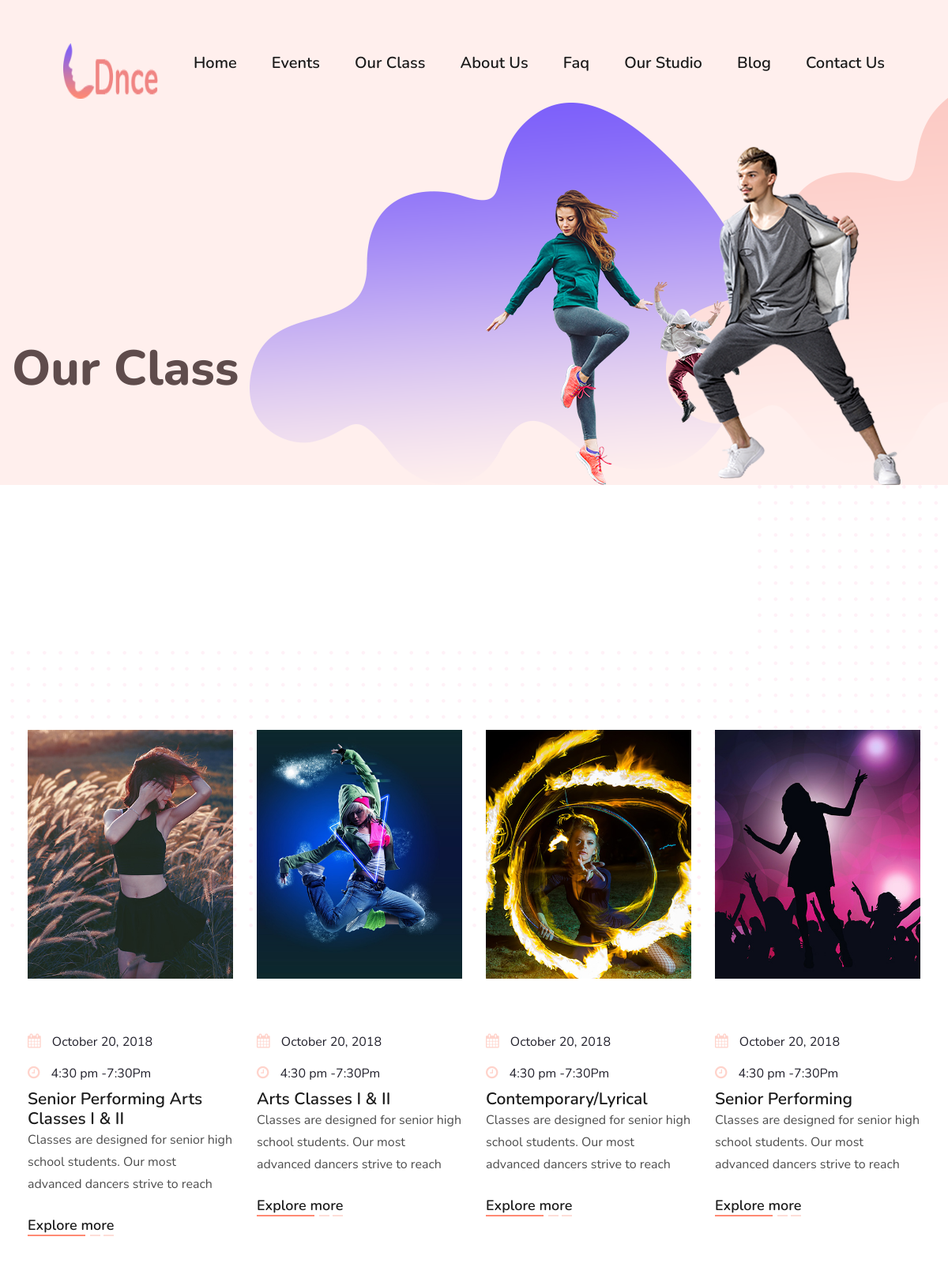
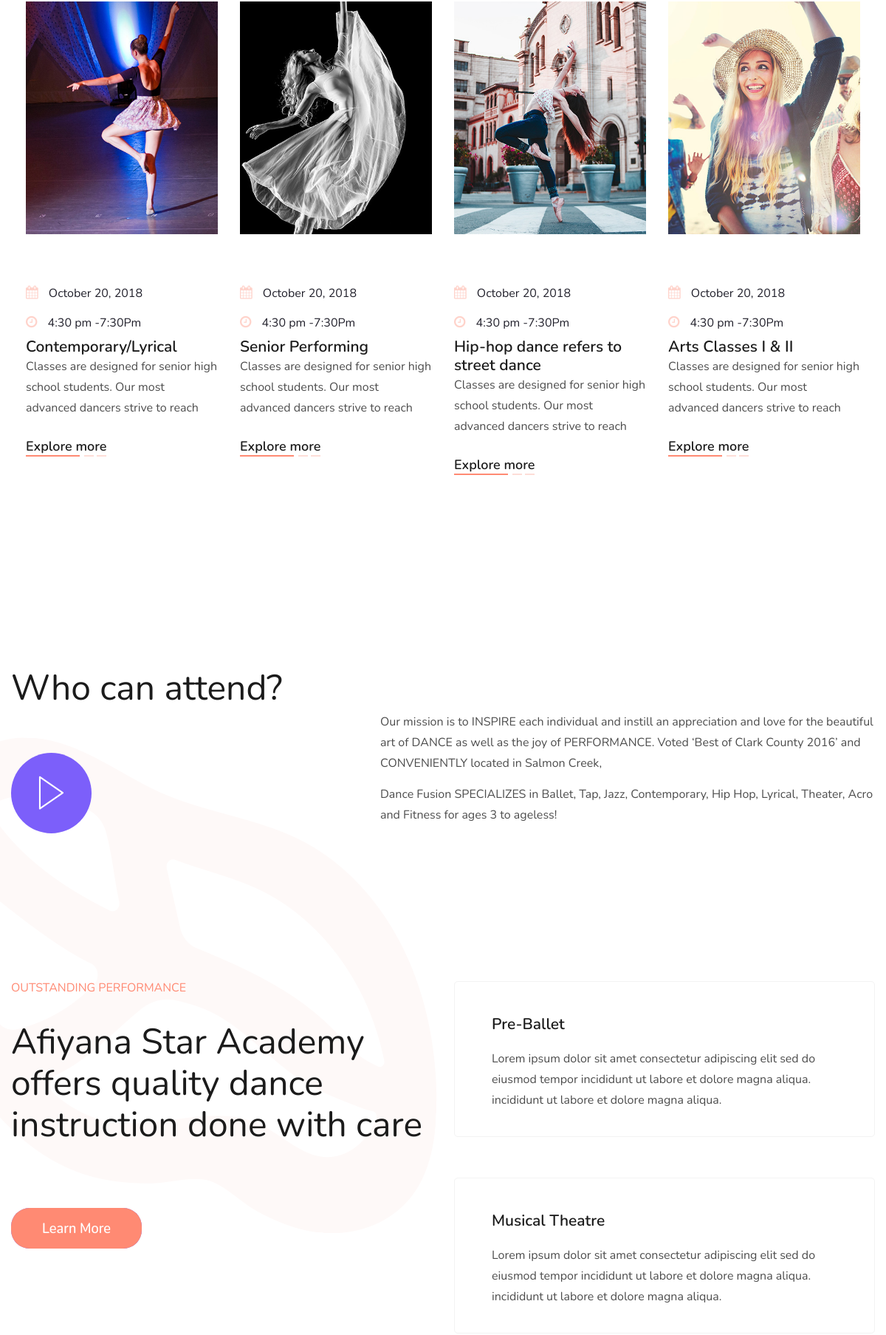
The page /Front/our_class (upper part) on the database its author committed (2 pictures, top to bottom).
### tables this page shows
CREATE TABLE `banner` (
  `id` int(11) NOT NULL,
  `logo` varchar(255) NOT NULL,
  `heading` varchar(255) NOT NULL,
  `paragraph` varchar(255) NOT NULL,
  `video` varchar(255) NOT NULL,
  `image` varchar(255) NOT NULL,
  `logo_2` varchar(200) NOT NULL
);

CREATE TABLE `classes` (
  `id` int(11) NOT NULL,
  `title` varchar(255) NOT NULL,
  `photo` varchar(255) NOT NULL,
  `details` varchar(255) NOT NULL,
  `video` varchar(255) NOT NULL
);

### application/controllers/Front.php (called while the page is built, shortened)
<?php
class Front extends CI_Controller {
	public function our_class($id=NULL)
	{
		$data['classes']=$this->Dry_model->fetchAll('classes','*',NULL,NULL);
		$data['banner']=$this->Dry_model->find('banner','*',NULL,NULL);
		$this->load->view('our_class',$data);
	}
}

### index.php (called while the page is built, shortened)
<?php
require_once BASEPATH.'core/CodeIgniter.php';

### application/models/Dry_model.php (called while the page is built, shortened)
<?php
class Dry_model extends CI_Model {
	public function fetchAll($table,$data,$join=NULL,$where=NULL,$order=NULL,$group_by=NULL,$limit=NULL)
	{
		$this->db->select($data)
		->from($table);
		return $this->db->get()->result();
	}
	public function find($table,$data,$join=NULL,$where=NULL)
	{
		$this->db->select($data)
		->from($table);
		return $this->db->get()->row();
	}
}

### application/views/our_class.php (the view, shortened to what this page needs)
<!DOCTYPE html>
<html lang="en">
<?php $this->load->view('header', FALSE); ?>
	<body>
		<div class="main-page-wrapper">
<div class="top-header-section">
				<header class="theme-main-menu dark-color clearfix">
				  <?php $this->load->view('left_menu') ?>
				</header>
			</div>
			<div class="theme-inner-banner">
				<img src="<?php echo base_url()?>asset/images/shape/14.png" alt="" class="shape-one">
				<img src="<?php echo base_url()?>asset/images/shape/16.png" alt="" class="shape-three">
				<div class="container">
					<h2 class="title">Our Class</h2>
				</div>
			</div>
			<div class="section-spacing our-classes">
				<div class="main-container">
					<div class="row">
						<?php foreach ($classes as $k ) { ?>
						<div class="col-xl-3 col-lg-4 col-sm-6">
							<div class="single-block">
								<div class="img-box"><img src="<?php echo base_url('uploads/'.$k->photo)?>" alt=""></div>
								<div class="text">
									<ul class="clearfix">
										<li><i class="fa fa-calendar" aria-hidden="true"></i> October 20, 2018</li>
										<li><i class="fa fa-clock-o" aria-hidden="true"></i> 4:30 pm -7:30Pm </li>
									</ul>
									<h6><?php echo $k->title ?></a></h6>
									<p><?php echo $k->details ?> </p>
									<a href="<?php echo base_url('Front/class_details/'.$k->id) ?>" class="theme-button-two">Explore more <span></span></a>
								</div>
							</div>
						</div>
						<?php } ?>
					</div>
				</div>
			</div>
			<div class="section-spacing">
				<div class="who-can-attend">
					<div class="container">
						<div class="row">
							<div class="col-lg-5">
								<div class="theme-title-one">
									<h2 class="main-title">Who can attend?</h2>
								</div>
								<a data-fancybox="" href="https://www.youtube.com/watch?v=_sI_Ps7JSEk" class="play-video fancybox"> <span class="flaticon-003-play-button"></span></a>
							</div>
							<div class="col-lg-7">
								<div class="text">
									<p>Our mission is to INSPIRE each individual and instill an appreciation and love for the beautiful art of DANCE as well as the joy of PERFORMANCE. Voted ‘Best of Clark County 2016’ and CONVENIENTLY located in Salmon Creek, </p>
									<p>Dance Fusion SPECIALIZES in Ballet, Tap, Jazz, Contemporary, Hip Hop, Lyrical, Theater, Acro and Fitness for ages 3 to ageless!</p>
								</div>
							</div>
						</div>
					</div>
				</div>
			</div>
			<div class="section-spacing section-spacing-bottom our-feature-one">
				<img src="<?php echo base_url()?>asset/images/shape/1.png" alt="" class="shape">
				<div class="container">
					<div class="row">
						<div class="col-lg-6">
							<div class="theme-title-one">
								<h6 class="upper-title">OUTSTANDING performance </h6>
								<h2 class="main-title">Afiyana Star Academy offers quality dance instruction done with care</h2>
							</div>
							<a href="#" class="theme-button-one button--tamaya color-one" data-text="Learn More"><span>Learn More</span></a>
						</div>
						<div class="col-lg-6">
							<div class="single-block" data-aos="fade-up" data-aos-delay="150">
								<h6>Pre-Ballet </h6>
								<p>Lorem ipsum dolor sit amet consectetur adipiscing elit sed do eiusmod tempor incididunt ut labore et dolore magna aliqua. incididunt ut labore et dolore magna aliqua.</p>
							</div>
							<div class="single-block" data-aos="fade-up" data-aos-delay="250">
								<h6>Musical Theatre</h6>
								<p>Lorem ipsum dolor sit amet consectetur adipiscing elit sed do eiusmod tempor incididunt ut labore et dolore magna aliqua. incididunt ut labore et dolore magna aliqua.</p>
							</div>
						</div>
					</div>
				</div>
			</div>
		</div>
	</body>
</html>

### application/views/left_menu.php (shortened to what this page needs)
<header class="theme-main-menu clearfix">
	<div class="logo"><a href="index.html"><img src="<?php echo base_url('uploads/'.$banner->logo_2)?>" width="120" height="70" alt=""></a></div>
   	<div class="menu-wrapper">
   		<nav id="mega-menu-holder" class="clearfix">
		   <ul class="clearfix">
			    <li><a href="<?php echo base_url()?>">Home</a></li>
			    		<li><a href="<?php echo base_url('Front/events') ?>">Events</a></li>
			        	<li><a href="<?php echo base_url('Front/our_class') ?>">Our Class</a></li>
			        	<li><a href="<?php echo base_url('Front/about_us') ?>">About Us</a></li>
			    <li><a href="<?php echo base_url('Front/faq') ?>">Faq</a></li>
			    <li><a href="<?php echo base_url('Front/our_studio') ?>">Our Studio</a></li>
			        	<li><a href="<?php echo base_url('Front/blog') ?>">Blog</a></li>
			    <li><a href="<?php echo base_url('Front/contact_us') ?>">Contact us</a></li>
		   </ul>
		</nav>
   	</div>
</header>

### asset/css/responsive.css (style rules this page uses)
@media (min-width: 992px) { .container { padding-left: 0 !important; padding-right: 0 !important; } }
@media (min-width: 1200px) and (max-width: 1350px) { .top-header-section,.top-header-section.fixed { padding-left: 80px;padding-right: 80px; } }

### rows shown on the page
banner: logo_2 (picture)
classes: photo (picture), title "Senior Performing Arts Classes I & II", details "Classes are designed for senior high school students. Our most advanced dancers strive to reach"
classes: photo (picture), title "Arts Classes I & II", details "Classes are designed for senior high school students. Our most advanced dancers strive to reach"
classes: photo (picture), title "Contemporary/Lyrical", details "Classes are designed for senior high school students. Our most advanced dancers strive to reach"
classes: photo (picture), title "Senior Performing", details "Classes are designed for senior high school students. Our most advanced dancers strive to reach"
classes: photo (picture), title "Contemporary/Lyrical", details "Classes are designed for senior high school students. Our most advanced dancers strive to reach"
classes: photo (picture), title "Senior Performing", details "Classes are designed for senior high school students. Our most advanced dancers strive to reach"
classes: photo (picture), title "Hip-hop dance refers to street dance", details "Classes are designed for senior high school students. Our most advanced dancers strive to reach"
classes: photo (picture), title "Arts Classes I & II", details "Classes are designed for senior high school students. Our most advanced dancers strive to reach"
